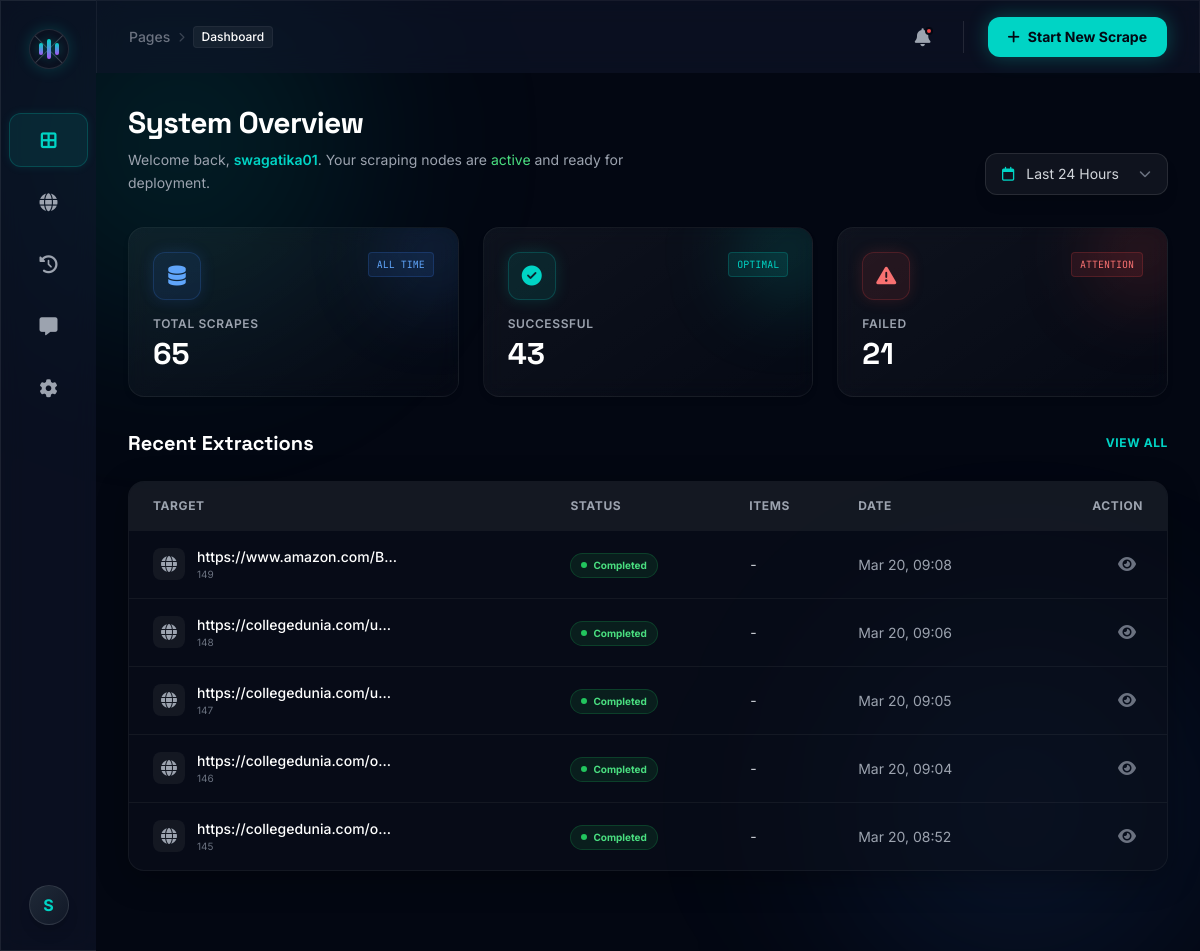
The app's page /dashboard/ (signed in), older data.
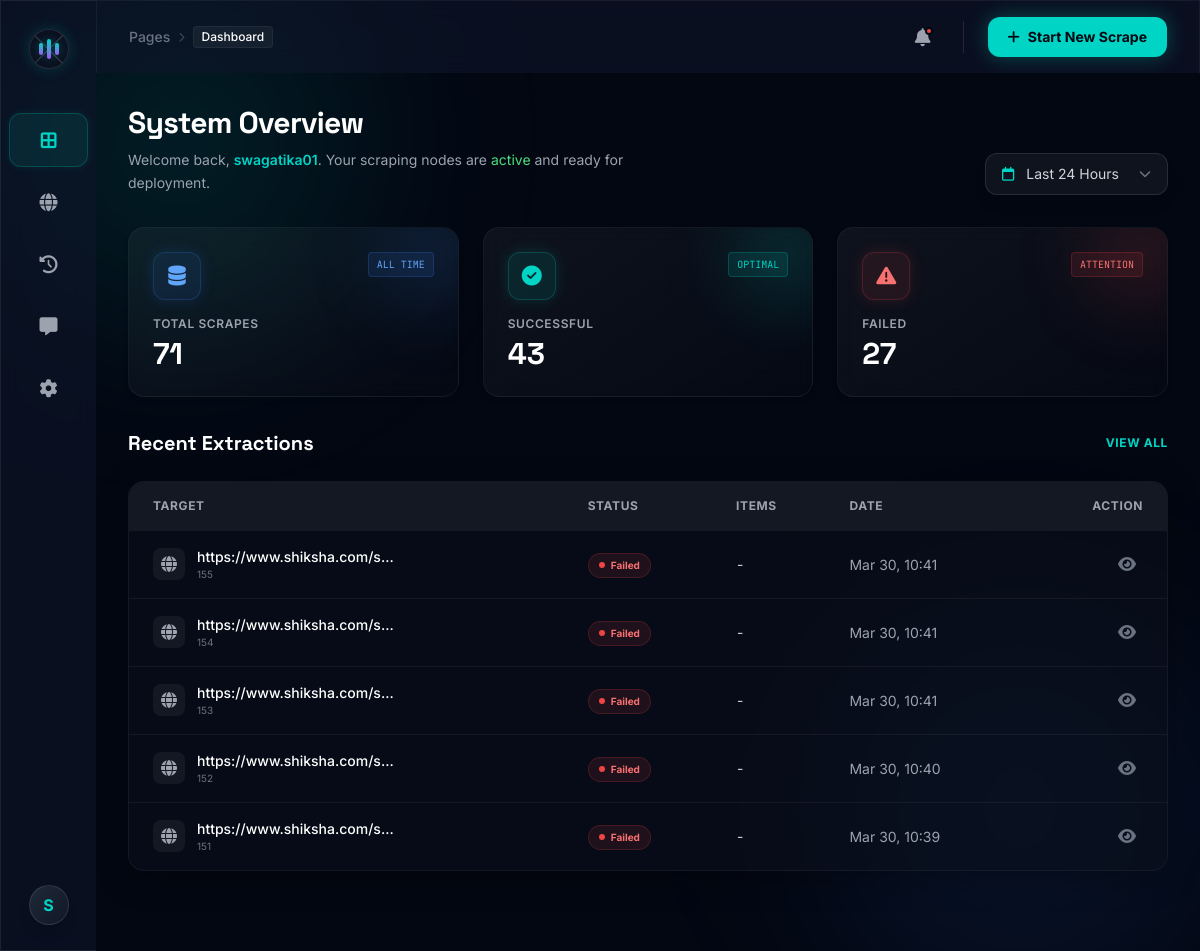
The same page, newer data.
### apps/scraper/models.py (models this page shows, shortened)
class ScraperJob(models.Model):
    STATUS_CHOICES = (
        ('PENDING', 'Pending'),
        ('PROCESSING', 'Processing'),
        ('COMPLETED', 'Completed'),
        ('FAILED', 'Failed'),
    )
    user = models.ForeignKey(settings.AUTH_USER_MODEL, on_delete=models.CASCADE)
    url = models.URLField()
    status = models.CharField(max_length=20, choices=STATUS_CHOICES, default='PENDING')
    created_at = models.DateTimeField(auto_now_add=True)
    updated_at = models.DateTimeField(auto_now=True)

### core/views.py (the view)
# urls.py: path('dashboard/', dashboard, name='dashboard'),
@user_required
def dashboard(request):
    user_jobs = ScraperJob.objects.filter(user=request.user)
    total_scrapes = user_jobs.count()
    successful_scrapes = user_jobs.filter(status='COMPLETED').count()
    failed_scrapes = user_jobs.filter(status='FAILED').count()
    daily_limit = 1000
    today = timezone.now().date()
    usage_today = user_jobs.filter(created_at__date=today).count()
    usage_percentage = min(int((usage_today / daily_limit) * 100), 100)
    remaining_credits = daily_limit - usage_today
    recent_activities = user_jobs.order_by('-created_at')[:5]
    context = {
        'total_scrapes': total_scrapes,
        'successful_scrapes': successful_scrapes,
        'failed_scrapes': failed_scrapes,
        'usage_percentage': usage_percentage,
        'usage_today': usage_today,
        'daily_limit': daily_limit,
        'remaining_credits': remaining_credits,
        'recent_activities': recent_activities,
    }
    return render(request, 'dashboard/index.html', context)

### templates/dashboard/index.html (shortened to what the changed rows need)
{% extends 'dashboard/base_dashboard.html' %}
{% load static %}
{% block content %}
<div class="p-8 max-w-7xl mx-auto space-y-8 pb-20">
    <div class="flex items-end justify-between animate-slide-up">
        <div>
            <h2 class="text-3xl font-display font-bold text-white mb-2 tracking-tight">System Overview</h2>
        </div>
    </div>
    <div class="grid grid-cols-1 md:grid-cols-2 lg:grid-cols-3 gap-6">
        <a href="{% url 'history' %}" class="glass-card rounded-2xl p-6 relative overflow-hidden group transition-all duration-300 animate-slide-up block hover:border-blue-500/30" style="animation-delay: 0.1s">
            <div class="absolute -right-6 -top-6 w-24 h-24 bg-blue-500/20 rounded-full blur-2xl group-hover:bg-blue-500/30 transition-all"></div>
            <div class="flex justify-between items-start mb-4 relative z-10">
                <div class="w-12 h-12 rounded-xl bg-blue-500/10 border border-blue-500/20 flex items-center justify-center text-blue-400 group-hover:text-blue-300 group-hover:scale-110 transition-all duration-300 shadow-[0_0_15px_rgba(59,130,246,0.15)]">
                </div>
                <span class="text-[10px] font-mono text-blue-400 bg-blue-500/10 px-2 py-1 rounded border border-blue-500/20">ALL TIME</span>
            </div>
            <p class="text-gray-400 text-xs uppercase tracking-wider font-semibold mb-1">Total Scrapes</p>
            <h3 class="text-3xl font-display font-bold text-white group-hover:text-blue-100 transition-colors">{{ total_scrapes }}</h3>
        </a>
        <a href="{% url 'history' %}?status=FAILED" class="glass-card rounded-2xl p-6 relative overflow-hidden group transition-all duration-300 animate-slide-up block hover:border-red-500/30" style="animation-delay: 0.3s">
            <div class="absolute -right-6 -top-6 w-24 h-24 bg-red-500/20 rounded-full blur-2xl group-hover:bg-red-500/30 transition-all"></div>
            <div class="flex justify-between items-start mb-4 relative z-10">
                <div class="w-12 h-12 rounded-xl bg-red-500/10 border border-red-500/20 flex items-center justify-center text-red-400 group-hover:text-red-300 group-hover:scale-110 transition-all duration-300 shadow-[0_0_15px_rgba(239,68,68,0.15)]">
                </div>
                <span class="text-[10px] font-mono text-red-400 bg-red-500/10 px-2 py-1 rounded border border-red-500/20">ATTENTION</span>
            </div>
            <p class="text-gray-400 text-xs uppercase tracking-wider font-semibold mb-1">Failed</p>
            <h3 class="text-3xl font-display font-bold text-white group-hover:text-red-100 transition-colors">{{ failed_scrapes }}</h3>
        </a>
    </div>
    <div class="animate-slide-up" style="animation-delay: 0.5s">
        <div class="glass-panel rounded-2xl overflow-hidden border border-white/5">
            <div class="overflow-x-auto">
                <table class="w-full text-left border-collapse">
                    <thead>
                        <tr class="border-b border-white/5 bg-white/5">
                            <th class="p-4 text-xs font-bold text-gray-400 uppercase tracking-wider pl-6">Target</th>
                            <th class="p-4 text-xs font-bold text-gray-400 uppercase tracking-wider">Status</th>
                            <th class="p-4 text-xs font-bold text-gray-400 uppercase tracking-wider">Items</th>
                            <th class="p-4 text-xs font-bold text-gray-400 uppercase tracking-wider">Date</th>
                            <th class="p-4 text-xs font-bold text-gray-400 uppercase tracking-wider text-right pr-6">Action</th>
                        </tr>
                    </thead>
                    <tbody class="divide-y divide-white/5">
                        {% for job in recent_activities %}
                        <tr class="hover:bg-white/5 transition-colors group">
                            <td class="p-4 pl-6">
                                <div class="flex items-center gap-3">
                                    <div class="w-8 h-8 rounded-lg bg-white/5 flex items-center justify-center text-gray-400 group-hover:text-brand transition-colors">
                                        <i class="fa-solid fa-globe"></i>
                                    </div>
                                    <div>
                                        <p class="text-sm font-medium text-white truncate max-w-[200px]">{{ job.url }}</p>
                                        <p class="text-[10px] text-gray-500">{{ job.id|default:job.pk }}</p>
                                    </div>
                                </div>
                            </td>
                            <td class="p-4">
                                {% if job.status == 'COMPLETED' %}
                                <span class="inline-flex items-center gap-1.5 px-2.5 py-1 rounded-full text-[10px] font-bold bg-green-500/10 text-green-400 border border-green-500/20">
                                    <span class="w-1.5 h-1.5 rounded-full bg-green-500"></span> Completed
                                </span>
                                {% elif job.status == 'FAILED' %}
                                <span class="inline-flex items-center gap-1.5 px-2.5 py-1 rounded-full text-[10px] font-bold bg-red-500/10 text-red-400 border border-red-500/20">
                                    <span class="w-1.5 h-1.5 rounded-full bg-red-500"></span> Failed
                                </span>
                                {% else %}
                                <span class="inline-flex items-center gap-1.5 px-2.5 py-1 rounded-full text-[10px] font-bold bg-blue-500/10 text-blue-400 border border-blue-500/20">
                                    <span class="w-1.5 h-1.5 rounded-full bg-blue-500 animate-pulse"></span> Running
                                </span>
                                {% endif %}
                            </td>
                            <td class="p-4">
                                <span class="text-sm font-mono text-gray-300">{{ job.items_scraped|default:"-" }}</span>
                            </td>
                            <td class="p-4">
                                <span class="text-sm text-gray-400">{{ job.created_at|date:"M d, H:i" }}</span>
                            </td>
                            <td class="p-4 text-right pr-6">
                                <a href="{% url 'scraped_results' %}?job_id={{ job.id }}" class="w-8 h-8 inline-flex items-center justify-center rounded-lg hover:bg-white/10 text-gray-500 hover:text-brand transition-all" title="View Details">
                                    <i class="fa-solid fa-eye"></i>
                                </a>
                            </td>
                        </tr>
                        {% endfor %}
                    </tbody>
                </table>
            </div>
        </div>
    </div>
</div>
{% endblock %}

Row changes from the older to the newer data that the page shows:
no longer on this page (row unchanged): ScraperJob: url "https://www.amazon.com/B…", id "149", status "COMPLETED" (drawn), items_scraped "-", created_at "Mar 20, 09:08"
no longer on this page (row unchanged): ScraperJob: url "https://collegedunia.com/u…", id "148", status "COMPLETED" (drawn), items_scraped "-", created_at "Mar 20, 09:06"
no longer on this page (row unchanged): ScraperJob: url "https://collegedunia.com/u…", id "147", status "COMPLETED" (drawn), items_scraped "-", created_at "Mar 20, 09:05"
no longer on this page (row unchanged): ScraperJob: url "https://collegedunia.com/o…", id "146", status "COMPLETED" (drawn), items_scraped "-", created_at "Mar 20, 09:04"
no longer on this page (row unchanged): ScraperJob: url "https://collegedunia.com/o…", id "145", status "COMPLETED" (drawn), items_scraped "-", created_at "Mar 20, 08:52"
added ScraperJob: url "https://www.shiksha.com/s…", id "155", status "FAILED" (drawn), items_scraped "-", created_at "Mar 30, 10:41"
added ScraperJob: url "https://www.shiksha.com/s…", id "154", status "FAILED" (drawn), items_scraped "-", created_at "Mar 30, 10:41"
added ScraperJob: url "https://www.shiksha.com/s…", id "153", status "FAILED" (drawn), items_scraped "-", created_at "Mar 30, 10:41"
added ScraperJob: url "https://www.shiksha.com/s…", id "152", status "FAILED" (drawn), items_scraped "-", created_at "Mar 30, 10:40"
added ScraperJob: url "https://www.shiksha.com/s…", id "151", status "FAILED" (drawn), items_scraped "-", created_at "Mar 30, 10:39"
Text that changed along with them:
{{ total_scrapes }}: "65" → "71"
{{ failed_scrapes }}: "21" → "27"
